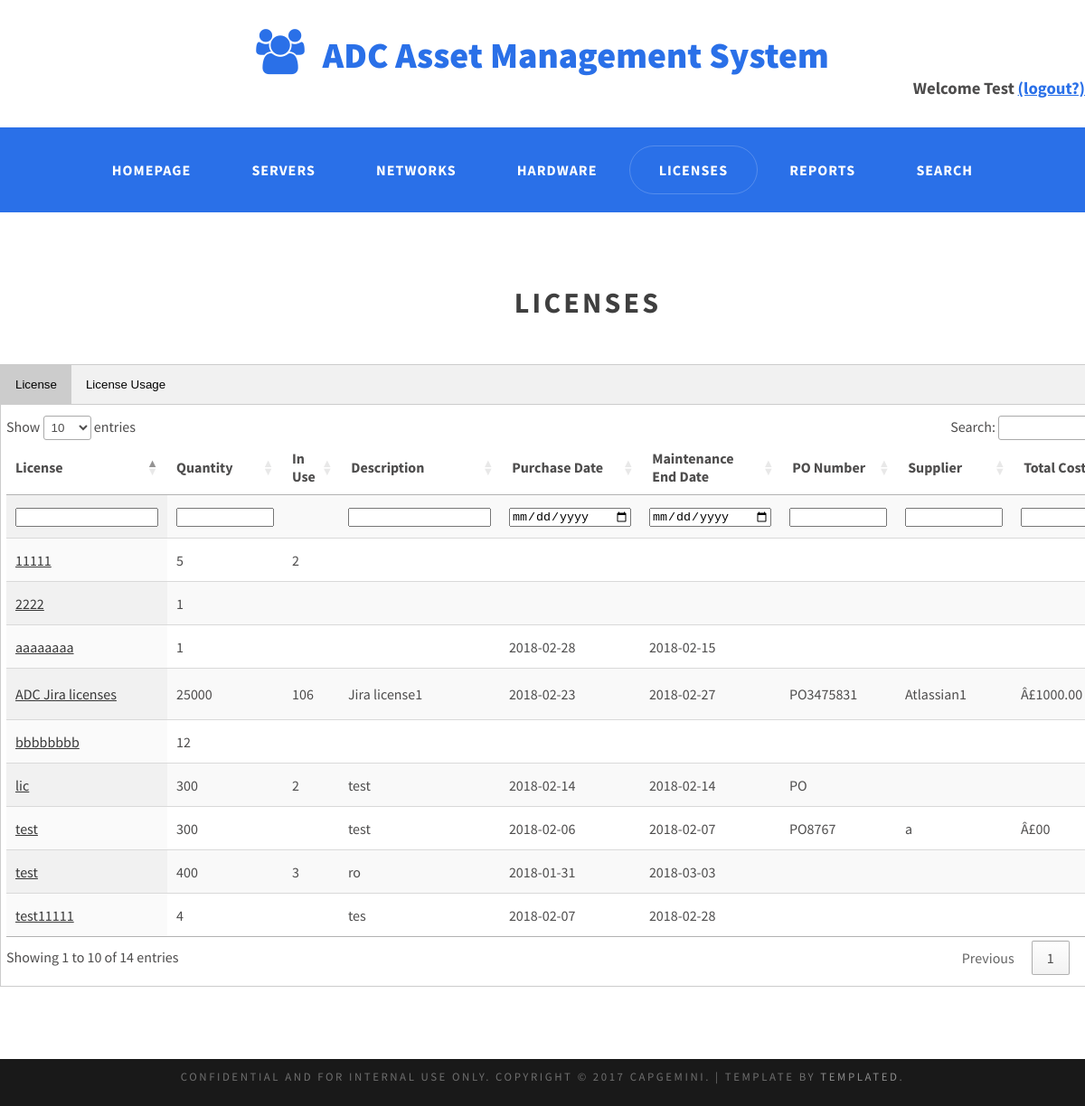
The app's page /license_asset.php (signed in) with its own data.
### tables this page shows
CREATE TABLE `license` (
  `license_id` int(11) NOT NULL,
  `license` varchar(48) NOT NULL,
  `quantity` int(11) NOT NULL,
  `description` varchar(128) NOT NULL,
  `purchase_date` date DEFAULT NULL,
  `m_date` date DEFAULT NULL,
  `po_number` varchar(48) NOT NULL,
  `supplier` varchar(48) NOT NULL,
  `cost` varchar(48) NOT NULL,
  `renewal_info` varchar(48) NOT NULL
);

### license_asset.php (the view, shortened to what this page needs)
<!DOCTYPE html PUBLIC "-//W3C//DTD XHTML 1.0 Strict//EN" "http://www.w3.org/TR/xhtml1/DTD/xhtml1-strict.dtd">
<html xmlns="http://www.w3.org/1999/xhtml">
<head>
<link rel="stylesheet" href="https://cdnjs.cloudflare.com/ajax/libs/font-awesome/4.7.0/css/font-awesome.min.css"/>
<link href="default.css" rel="stylesheet" type="text/css" media="all" />
<link href="fonts.css" rel="stylesheet" type="text/css" media="all" />
<link rel="stylesheet" type="text/css" href="//cdn.datatables.net/1.10.16/css/jquery.dataTables.css"/>
</head>
<body>
<div id="logo">
	<h1><a href="#" class="icon icon-group"><span>ADC Asset Management System</span></a></h1>
	<h3 align="right">Welcome <?php echo $_SESSION['first_name'] ?> <a href='logout.php'>(logout?)</a></h3>
</div>
<div id="header">
	<div id="menu" class="container">
		<ul>
			<li><a href="index.php" accesskey="1" title="">Homepage</a></li>
			<li><a href="assets.php" accesskey="2" title="">Servers</a></li>
			<li><a href="network_asset.php" accesskey="3" title="">Networks</a></li>
			<li><a href="hardware_asset.php" accesskey="4" title="">Hardware</a></li>
			<li class="current_page_item"><a href="license_asset.php" accesskey="5" title="">Licenses</a></li>
			<li><a href="reports.php" accesskey="6" title="">Reports</a></li>
			<li><a href="search.php" accesskey="7" title="">Search</a></li>
		</ul>
	</div>
</div>
<div id="featured-wrapper">
	<div id="featured" class="container2">
		<div class="major">
			<h2>Licenses</h2>
		</div>
<div class="tab">
  <button class="tablinks" onclick="openTable(event, 'license')" id = "Btnlicense">License</button>
  <button class="tablinks" onclick="openTable(event, 'licenseusage')" id="Btnlicenseusage">License Usage</button>
</div>
		<div id="license" class="tabcontent">
		<table id="licenses" class="display">
    <thead>
        <tr>
            <th bgcolor="#ffffff">License</th>
            <th>Quantity</th>
            <th>In Use</th>
            <th>Description</th>
            <th>Purchase Date</th>
            <th>Maintenance End Date</th>
            <th>PO Number</th>
            <th>Supplier</th>
            <th>Total Cost</th>
        </tr>
    </thead>
    <tbody>
    	<?php
    	if (isset($_GET['id']))
    	{
    	    $license = $_GET['id'];
    	    $query = "SELECT license_id, license,quantity,description,purchase_date,m_date,po_number,supplier,cost, renewal_info FROM license WHERE license = '$license'";
    	}
    	else if (isset($_GET['expiry']))
    	{
    	    $query = "SELECT license_id, license,quantity,description,purchase_date,m_date,po_number,supplier,cost, renewal_info FROM license WHERE m_date <= now() ";
    	}
    	else if (isset($_GET['expirying']))
    	{
    	    $query = "SELECT license_id, license,quantity,description,purchase_date,m_date,po_number,supplier,cost, renewal_info FROM license WHERE m_date BETWEEN now() AND now() + interval 30 day ";
    	}
    	else
    	{
		$query = 'SELECT license_id, license,quantity,description,purchase_date,m_date,po_number,supplier,cost, renewal_info FROM license';
    	}
		require_once ('dbconnection.php');
            $data = $db->query($query);
            $data->setFetchMode(PDO::FETCH_ASSOC);
            foreach ($data as $row)
            {
                ?>
        <tr class="table-tr" id="row<?php echo $row['license_id'];?>">
            <td id="license_val<?php echo $row['license_id'];?>"><a href='license_asset.php?id=<?php echo $row['license']?>'><?php echo($license = $row['license']) ?></a></td>
            <td id="quantity_val<?php echo $row['license_id'];?>"><?php echo($row['quantity'])?></td>
            <td id="in_use_val<?php echo $row['license_id'];?>"><?php $inUseQuery = $db->query("SELECT SUM(quantity) FROM license_usage WHERE license='$license'");$inUse = $inUseQuery->fetch(PDO::FETCH_ASSOC); foreach ($inUse as $key => $val) {echo $val;};?></td>
            <td id="description_val<?php echo $row['license_id'];?>"><?php echo($row['description']) ?></td>
            <td id="purchase_date_val<?php echo $row['license_id'];?>"><?php echo($row['purchase_date']) ?></td>
            <td id="m_date_val<?php echo $row['license_id'];?>"><?php echo($row['m_date']) ?></td>
            <td id="po_number_val<?php echo $row['license_id'];?>"><?php echo($row['po_number']) ?></td>
            <td id="supplier_val<?php echo $row['license_id'];?>"><?php echo($row['supplier']) ?></td>
            <td id="cost_val<?php echo $row['license_id'];?>"><?php echo($row['cost']) ?></td>
      </tr>
			<?php }?>
        <tr id="new_row">
			<td><input type="text" id="new_license" style="width:150px"/></td>
 			<td><input type="number" id="new_quantity" style="width:100px"/></td>
 			<td></td>
			<td><input type="text" id="new_description" style="width:150px"/></td>
			<td><input type="date" id="new_purchase_date" style="width:130px"/></td>
			<td><input type="date" id="new_m_date" style="width:130px"/></td>
			<td><input type="text" id="new_po_number" style="width:100px"/></td>
			<td><input type="text" id="new_supplier" style="width:100px"/></td>
			<td><input type="text" id="new_cost" style="width:120px"/></td>
		</tr>
    </tbody>
</table>
</div>
</div>
</div>
<div id="copyright" class="container">
	<p>Confidential and for internal use only. Copyright &copy; 2017 Capgemini. | Template by <a href="http://templated.co" rel="nofollow">TEMPLATED</a>.</p>
</div>
</body>
</html>

### default.css (style rules this page uses)
html, body { height: 100%; }
body { margin: 0px; padding: 0px; background: #191919; font-family: 'Source Sans Pro', sans-serif; font-size: 12pt; font-weight: 400; color: #4E4D4D; }
h1, h2, h3 { margin: 0; padding: 0; }
p, ol, ul { margin-top: 0; }
ol, ul { padding: 0; list-style: none; }
p { line-height: 180%; }
a { color: #383838; }
.container { width: 1200px; margin: 0px auto; }
.container2 { width: 1300px; margin: 0px auto; }
.major { overflow: hidden; margin-bottom: 3em; text-align: center; }
.major h2 { letter-spacing: 0.10em; text-transform: uppercase; font-size: 2em; font-weight: 700; color: #3f3f3f; }
#header { background: #2A70E8; }
#logo { padding: 2em 0em; background: #FFF; }
#logo h1 { text-align: center; font-weight: 900; font-size: 2.5em; }
#logo span { padding: 0em 0em 0em 0.5em; }
#logo a { color: #2A70E8; }
#menu ul { margin: 0; padding: 20px 0px 20px 0px; list-style: none; line-height: normal; text-align: center; }
#menu li { display: inline-block; }
#menu a { display: block; padding: 1em 2em; letter-spacing: 1px; text-decoration: none; text-transform: uppercase; font-size: 1em; font-weight: 700; color: #FFF; }
#menu .current_page_item a { border-radius: 30px; border: 1px solid; border-color: rgba(255,255,255,.2); }
#copyright { overflow: hidden; padding: 0.5em 0em; }
#copyright p { letter-spacing: 0.20em; text-align: center; text-transform: uppercase; font-size: 0.80em; color: #6F6F6F; }
#copyright a { text-decoration: none; color: #8C8C8C; }
#featured-wrapper { overflow: hidden; padding: 5em 0em; background: #FFF; }
#featured h2 { text-align: center; }
div.tab { overflow: hidden; border: 1px solid #ccc; background-color: #f1f1f1; }
div.tab button { background-color: inherit; float: left; border: none; outline: none; cursor: pointer; padding: 14px 16px; transition: 0.3s; }
div.tab button.active { background-color: #ccc; }
.tabcontent { padding: 12px 6px; border: 1px solid #ccc; border-top: none; }

### records on screen
license: license "ADC Jira licenses", quantity "25000", val "106", description "Jira license1", purchase_date "2018-02-23", m_date "2018-02-27", po_number "PO3475831", supplier "Atlassian1", cost "Â£1000.00"
license: license "test", quantity "300", description "test", purchase_date "2018-02-06", m_date "2018-02-07", po_number "PO8767", supplier "a", cost "Â£00"
license: license "lic", quantity "300", val "2", description "test", purchase_date "2018-02-14", m_date "2018-02-14", po_number "PO"
license: license "test", quantity "400", val "3", description "ro", purchase_date "2018-01-31", m_date "2018-03-03"
license: license "test11111", quantity "4", description "tes", purchase_date "2018-02-07", m_date "2018-02-28"
license: license "aaaaaaaa", quantity "1", purchase_date "2018-02-28", m_date "2018-02-15"
license: license "bbbbbbbb", quantity "12"
license: license "11111", quantity "5", val "2"
license: license "2222", quantity "1"

### other values on screen
$_SESSION['first_name'] "Test"
